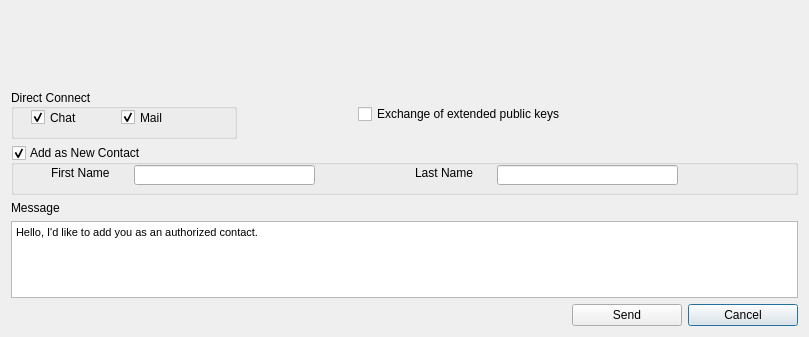
<?xml version="1.0" encoding="UTF-8"?>
<ui version="4.0">
 <class>RequestAuthorization</class>
 <widget class="QDialog" name="RequestAuthorization">
  <property name="windowModality">
   <enum>Qt::WindowModal</enum>
  </property>
  <property name="geometry">
   <rect>
    <x>0</x>
    <y>0</y>
    <width>809</width>
    <height>337</height>
   </rect>
  </property>
  <property name="minimumSize">
   <size>
    <width>0</width>
    <height>330</height>
   </size>
  </property>
  <property name="windowTitle">
   <string>Request For Authorization</string>
  </property>
  <layout class="QGridLayout" name="gridLayout">
   <item row="6" column="0" colspan="4">
    <spacer name="horizontalSpacer">
     <property name="orientation">
      <enum>Qt::Horizontal</enum>
     </property>
     <property name="sizeHint" stdset="0">
      <size>
       <width>265</width>
       <height>20</height>
      </size>
     </property>
    </spacer>
   </item>
   <item row="1" column="0" colspan="2">
    <widget class="QGroupBox" name="direct_connect">
     <property name="minimumSize">
      <size>
       <width>0</width>
       <height>50</height>
      </size>
     </property>
     <property name="layoutDirection">
      <enum>Qt::LeftToRight</enum>
     </property>
     <property name="title">
      <string>Direct Connect</string>
     </property>
     <property name="alignment">
      <set>Qt::AlignLeading|Qt::AlignLeft|Qt::AlignVCenter</set>
     </property>
     <property name="flat">
      <bool>false</bool>
     </property>
     <property name="checkable">
      <bool>false</bool>
     </property>
     <widget class="QCheckBox" name="check_box_chat">
      <property name="geometry">
       <rect>
        <x>20</x>
        <y>20</y>
        <width>70</width>
        <height>17</height>
       </rect>
      </property>
      <property name="text">
       <string>Chat</string>
      </property>
      <property name="checked">
       <bool>true</bool>
      </property>
     </widget>
     <widget class="QCheckBox" name="check_box_mail">
      <property name="geometry">
       <rect>
        <x>110</x>
        <y>20</y>
        <width>70</width>
        <height>17</height>
       </rect>
      </property>
      <property name="text">
       <string>Mail</string>
      </property>
      <property name="checked">
       <bool>true</bool>
      </property>
     </widget>
    </widget>
   </item>
   <item row="1" column="3">
    <widget class="QCheckBox" name="extend_public_key">
     <property name="enabled">
      <bool>true</bool>
     </property>
     <property name="sizePolicy">
      <sizepolicy hsizetype="Minimum" vsizetype="Fixed">
       <horstretch>0</horstretch>
       <verstretch>0</verstretch>
      </sizepolicy>
     </property>
     <property name="minimumSize">
      <size>
       <width>0</width>
       <height>50</height>
      </size>
     </property>
     <property name="text">
      <string>Exchange of extended public keys</string>
     </property>
    </widget>
   </item>
   <item row="3" column="0">
    <widget class="QLabel" name="label_message">
     <property name="text">
      <string>Message</string>
     </property>
    </widget>
   </item>
   <item row="4" column="0" colspan="6">
    <widget class="QTextEdit" name="message">
     <property name="html">
      <string>&lt;!DOCTYPE HTML PUBLIC &quot;-//W3C//DTD HTML 4.0//EN&quot; &quot;http://www.w3.org/TR/REC-html40/strict.dtd&quot;&gt;
&lt;html&gt;&lt;head&gt;&lt;meta name=&quot;qrichtext&quot; content=&quot;1&quot; /&gt;&lt;style type=&quot;text/css&quot;&gt;
p, li { white-space: pre-wrap; }
&lt;/style&gt;&lt;/head&gt;&lt;body style=&quot; font-family:'MS Shell Dlg 2'; font-size:8.25pt; font-weight:400; font-style:normal;&quot;&gt;
&lt;p style=&quot; margin-top:0px; margin-bottom:0px; margin-left:0px; margin-right:0px; -qt-block-indent:0; text-indent:0px;&quot;&gt;&lt;a name=&quot;result_box&quot;&gt;&lt;/a&gt;&lt;span style=&quot; font-size:8pt;&quot;&gt;H&lt;/span&gt;&lt;span style=&quot; font-size:8pt;&quot;&gt;ello, I'd like to add you as an authorized contact.&lt;/span&gt;&lt;/p&gt;&lt;/body&gt;&lt;/html&gt;</string>
     </property>
    </widget>
   </item>
   <item row="5" column="1">
    <spacer name="verticalSpacer">
     <property name="orientation">
      <enum>Qt::Vertical</enum>
     </property>
     <property name="sizeHint" stdset="0">
      <size>
       <width>20</width>
       <height>28</height>
      </size>
     </property>
    </spacer>
   </item>
   <item row="6" column="5">
    <widget class="QPushButton" name="button_cancel">
     <property name="text">
      <string>Cancel</string>
     </property>
    </widget>
   </item>
   <item row="2" column="0" colspan="6">
    <widget class="QGroupBox" name="add_contact">
     <property name="minimumSize">
      <size>
       <width>0</width>
       <height>50</height>
      </size>
     </property>
     <property name="title">
      <string>Add as New Contact</string>
     </property>
     <property name="checkable">
      <bool>true</bool>
     </property>
     <property name="checked">
      <bool>true</bool>
     </property>
     <widget class="QLineEdit" name="first_name">
      <property name="geometry">
       <rect>
        <x>123</x>
        <y>20</y>
        <width>181</width>
        <height>20</height>
       </rect>
      </property>
      <property name="font">
       <font>
        <pointsize>10</pointsize>
       </font>
      </property>
     </widget>
     <widget class="QLabel" name="label">
      <property name="geometry">
       <rect>
        <x>40</x>
        <y>20</y>
        <width>81</width>
        <height>16</height>
       </rect>
      </property>
      <property name="text">
       <string>First Name</string>
      </property>
     </widget>
     <widget class="QLabel" name="label_2">
      <property name="geometry">
       <rect>
        <x>404</x>
        <y>20</y>
        <width>81</width>
        <height>16</height>
       </rect>
      </property>
      <property name="text">
       <string>Last Name</string>
      </property>
     </widget>
     <widget class="QLineEdit" name="last_name">
      <property name="geometry">
       <rect>
        <x>486</x>
        <y>20</y>
        <width>181</width>
        <height>20</height>
       </rect>
      </property>
      <property name="font">
       <font>
        <pointsize>10</pointsize>
       </font>
      </property>
     </widget>
    </widget>
   </item>
   <item row="0" column="0" colspan="6">
    <widget class="KeyhoteeIDPubKeyWidget" name="keyhoteeidpubkey" native="true">
     <property name="minimumSize">
      <size>
       <width>0</width>
       <height>72</height>
      </size>
     </property>
    </widget>
   </item>
   <item row="6" column="4">
    <widget class="QPushButton" name="button_send">
     <property name="text">
      <string>Send</string>
     </property>
    </widget>
   </item>
  </layout>
 </widget>
 <customwidgets>
  <customwidget>
   <class>KeyhoteeIDPubKeyWidget</class>
   <extends>QWidget</extends>
   <header>keyhoteeidpubkeywidget.hpp</header>
   <container>1</container>
  </customwidget>
 </customwidgets>
 <resources/>
 <connections>
  <connection>
   <sender>button_cancel</sender>
   <signal>released()</signal>
   <receiver>RequestAuthorization</receiver>
   <slot>reject()</slot>
   <hints>
    <hint type="sourcelabel">
     <x>416</x>
     <y>199</y>
    </hint>
    <hint type="destinationlabel">
     <x>233</x>
     <y>109</y>
    </hint>
   </hints>
  </connection>
  <connection>
   <sender>button_send</sender>
   <signal>released()</signal>
   <receiver>RequestAuthorization</receiver>
   <slot>accept()</slot>
   <hints>
    <hint type="sourcelabel">
     <x>325</x>
     <y>199</y>
    </hint>
    <hint type="destinationlabel">
     <x>233</x>
     <y>109</y>
    </hint>
   </hints>
  </connection>
 </connections>
</ui>
